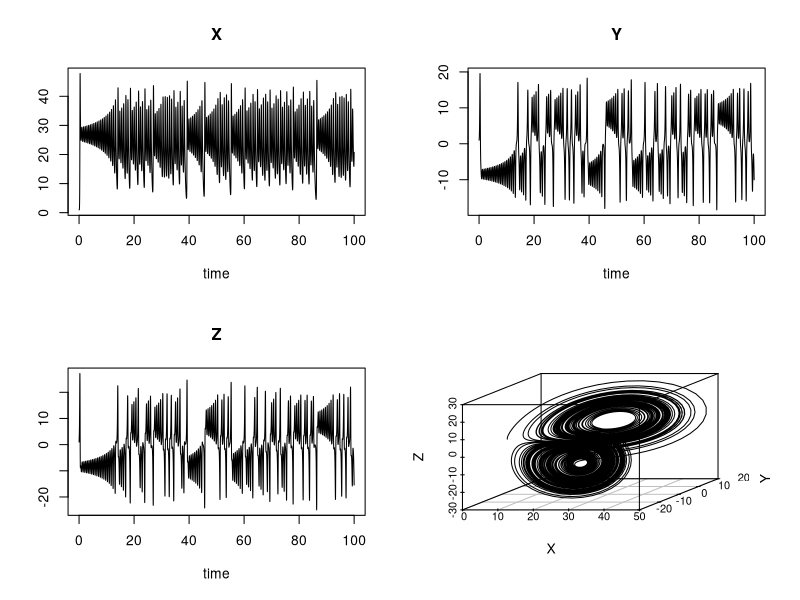
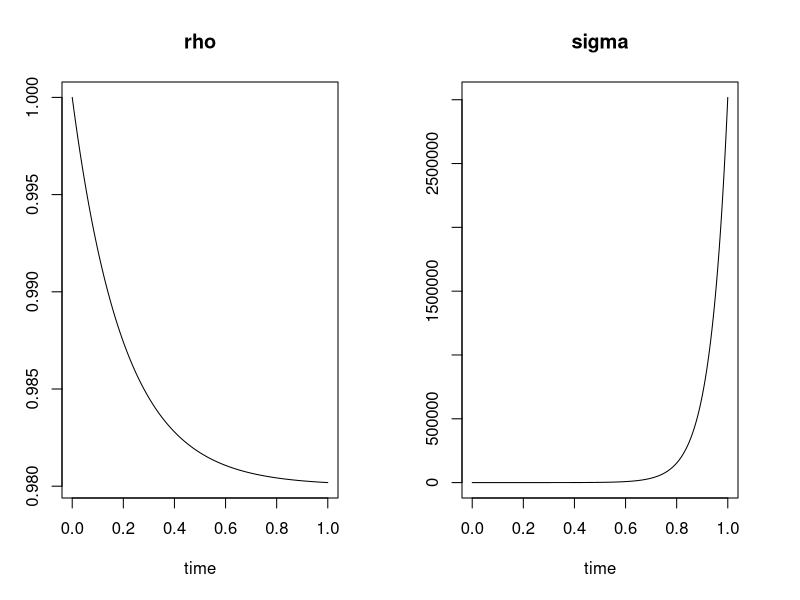
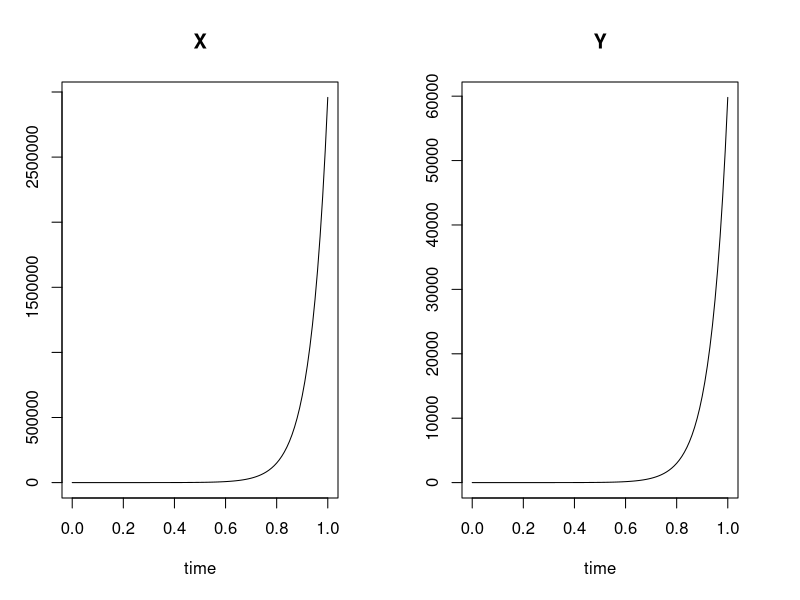
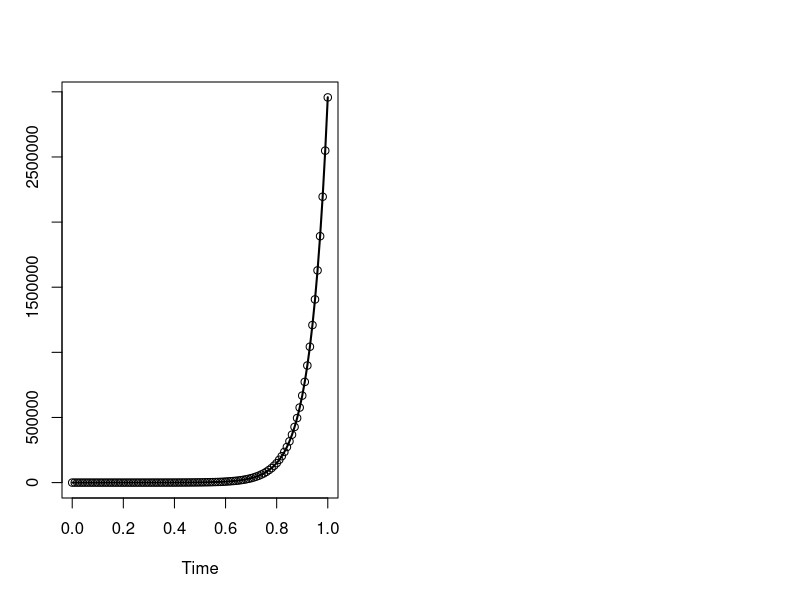

R code for these plots, in order: (Note: this script raises an error after producing the figures.)
library(deSolve)
library(scatterplot3d)

# EXAMPLE
Lorenz <- function(t, state, parameters) {
  with(as.list(c(state, parameters)), {
    dX <- a*X + Y*Z
    dY <- b*(Y-Z)
    dZ <- -X*Y + c*Y - Z
    list(c(dX, dY, dZ))
  })
}

parameters <- c(a = -8/3, b = -10, c = 28)
state <- c(X = 1, Y = 1, Z = 1)
times <- seq(0, 100, by = 0.01)

out <- ode(y = state, times = times, func = Lorenz, parms = parameters)

plot(out)

scatterplot3d(out[,-1], type = "l")

# MY ODE
# rho, sigma
switching_process1 <- function(t, state, parameters) {
  with(as.list(c(state, parameters)), {
    drho <- (lambda_min - omega_plus)*rho + omega_min*(1 - rho) - rho*(lambda_min*rho + lambda_plus*(1 - rho))
    dsigma <- sigma*(lambda_min*rho + lambda_plus*(1 - rho))
    list(c(drho, dsigma))
  })
}

parameters <- c(lambda_min = 15, lambda_plus = 10, omega_min = 0.01, omega_plus = 0.1)
state <- c(rho = 1, sigma = 1)
times <- seq(0, 1, by = 0.001)
out <- ode(y = state, times = times, func = switching_process1, parms = parameters)
plot(out)

switching_process1 <- function(t, state, parameters) {
  with(as.list(c(state, parameters)), {
    drho <- (lambda_min - omega_plus)*rho + omega_min*(1 - rho) - rho*(lambda_min*rho + lambda_plus*(1 - rho))
    dsigma <- sigma*(lambda_min*rho + lambda_plus*(1 - rho))
    list(c(drho, dsigma))
  })
}

# x,y
switching_process2 <- function(t, state, parameters) {
  with(as.list(c(state, parameters)), {
    dX <- (lambda_min - omega_plus)*X + omega_min*Y
    dY <- (lambda_plus - omega_min)*Y + omega_plus*X
    list(c(dX, dY))
  })
}
state <- c(X = 1, Y = 0)
times <- seq(0, 1, by = 0.01)
out <- ode(y = state, times = times, func = switching_process2, parms = parameters)
plot(out)

n_obs <- rpois(n = length(times),
               lambda = out[,2])
plot(n_obs ~ times, xlab = "Time", ylab = "Z-")
points(times, out[,2], type = "l", lwd=2)

saveRDS(out, file = paste0("./simulations_time/ode_[15_10_01].rds"))
